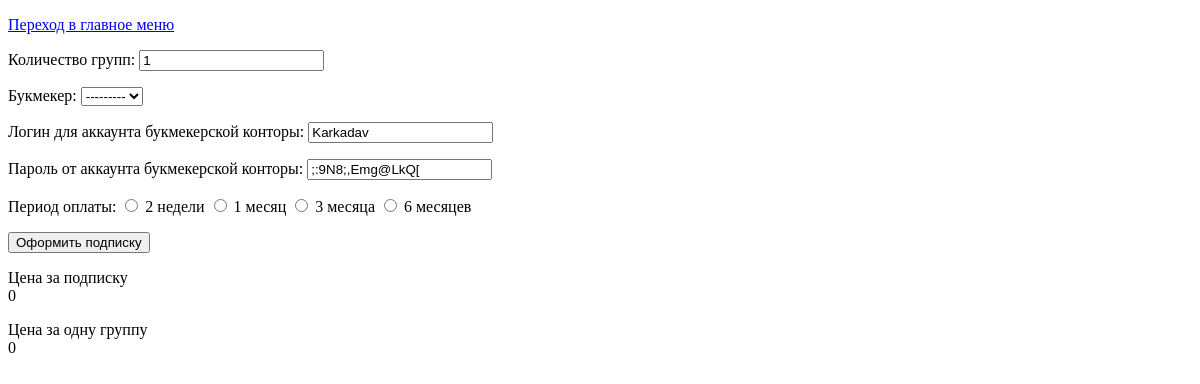
The app's page /account/subscribe/ (signed in), older data.
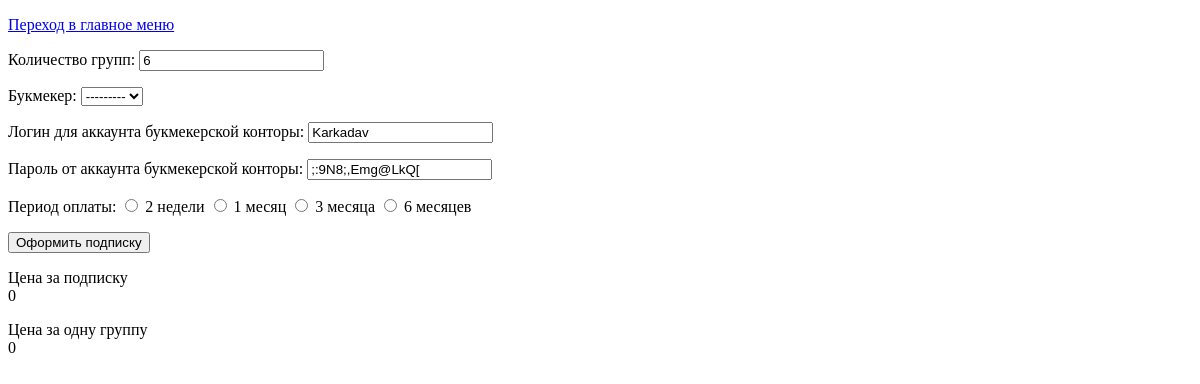
The same page, newer data.
### UserDataManagment/models.py (models this page shows, shortened)
class StandartUser(AbstractUser):
    bookmaker = models.CharField(
        max_length=64,
        null=True,
        blank=True,
        verbose_name='Букмекер',
        choices=tuple([(key, key) for key in BOOKMAKER_OFFSET.keys()]),
    )
    bookmaker_login = models.CharField(
        max_length=64,
        null=True,
        blank=True,
        verbose_name='Логин для аккаунта букмекерской конторы',
        unique=True,
    )
    bookmaker_password = models.CharField(
        max_length=64,
        null=True,
        blank=True,
        verbose_name='Пароль от аккаунта букмекерской конторы',
        unique=True,
    )
    dogon_on = models.BooleanField(
        default=False,
        verbose_name="Использовать ли тактику догона в группах"
    )
    bookmaker_last_login = models.DateTimeField(
        null=True,
        blank=True,
    )
    bet_summ = models.IntegerField(
        default=100,
        verbose_name='Cумма для ставки',
    )
    sub_end_date = models.DateField(
        verbose_name='Дата окончания действия подписки',
        null=True,
        blank=True,
    )
    chrome_dir_path = models.CharField(
        verbose_name="id папки с chrome-профилем",
        max_length=64,
        null=True,
        unique=True,
        blank=True,
    )
    sub_status = models.BooleanField(
        default=False,
    )
    bot_status = models.BooleanField(
        default=False,
    )
    max_group_count = models.IntegerField(
        default=0,
        validators=[
            MaxValueValidator(len(GROUP_OFFSET.keys())),
            MinValueValidator(1, message="Количество групп не может быть отрицательным")
        ],
        verbose_name="Количество групп"
    )
    personal_count = models.FloatField(
        default=0.0,
        verbose_name="Ваш баланс",
        validators=[
            MinValueValidator(0, message="Ошибка, недостаточно средств на счету")
        ],
    )
    CSgoVictory = models.BooleanField(
        default=False,
        verbose_name="CS:GO VICTORY | ПРОГНОЗЫ CSGO & DOTA2",
        help_text='<a href="' + GROUP_OFFSET['CSgoVictory'].WALL_URL + '"> подробнее </a>',
    )
    ExpertMnenie = models.BooleanField(
        default=False,
        verbose_name="Экспертное мнение CSGO | Прогнозы CS:GO & DOTA 2",
        help_text='<a href="' + GROUP_OFFSET['ExpertMnenie'].WALL_URL + '"> подробнее </a>',
    )
    BetsPedia = models.BooleanField(
        default=False,
        verbose_name="BETSPEDIA CS:GO | ПРОГНОЗЫ CSGO & DOTA 2",
        help_text='<a href="' + GROUP_OFFSET['BetsPedia'].WALL_URL + '"> подробнее </a>',
    )
    aristocratical = models.BooleanField(
        default=False,
        verbose_name="Аристократ CS:GO | Прогнозы и ставки CSGO & Dota",
        help_text='<a href="' + GROUP_OFFSET['aristocratical'].WALL_URL + '"> подробнее </a>',
    )
    savemoney = models.BooleanField(
        default=False,
        verbose_name="SaveMoney CSGO | Прогнозы и ставки CS:GO & DOTA2",
        help_text='<a href="' + GROUP_OFFSET['savemoney'].WALL_URL + '"> подробнее </a>',
    )
    CSGO99percent = models.BooleanField(
        default=False,
        verbose_name="99% CS:GO | ПРОГНОЗЫ CSGO & DOTA 2",
        help_text='<a href="' + GROUP_OFFSET['CSGO99percent'].WALL_URL + '"> подробнее </a>',
    )

### UserDataManagment/views.py (the view, shortened to what this page needs)
# urls.py: path('account/subscribe/', views.BuySubscribe.as_view(), name='subscribe'),
class BuySubscribe(LoginRequiredMixin, views.View) :
    def get(self, request) :
        return render(request, 'subscribe.html', {'form' : SubscribeForm(instance=request.user)})

### UserDataManagment/forms.py
class SubscribeForm(ModelForm) :
    class Meta :
        model = StandartUser
        fields = (
            'max_group_count',
            'bookmaker',
            'bookmaker_login',
            'bookmaker_password',
        )

### templates/subscribe.html (shortened to what this page needs)
<!DOCTYPE html>
<html>
    <head>
    </head>
    <body>
        <p>
            <a href= "{% url 'menu' %}" >
                Переход в главное меню
            </a>
        </p>
        <form method="POST">
            {{form.as_p}}
            <p>
            <div>Период оплаты:
                <input type="radio" name="duration", value="0.5", id="1week"> 2 недели
                <input type="radio" name="duration", value="1" > 1 месяц
                <input type="radio" name="duration", value="3" > 3 месяца
                <input type="radio" name="duration", value="6" > 6 месяцев
            </div>
            </p>
            <input type="submit" value="Оформить подписку" onclick="(document.getElementById('sub_load').style.display='block')">
        </form>
        <p>
        <div> Цена за подписку</div>
        <div id="sub_summ">0</div>
        </p>
        <p>
        <div> Цена за одну группу</div>
        <div id="sub_group_summ">0</div>
        </p>
    </body>
</html>

Row changes from the older to the newer data that the page shows:
changed StandartUser "Karkadav": max_group_count "1" → "6"
